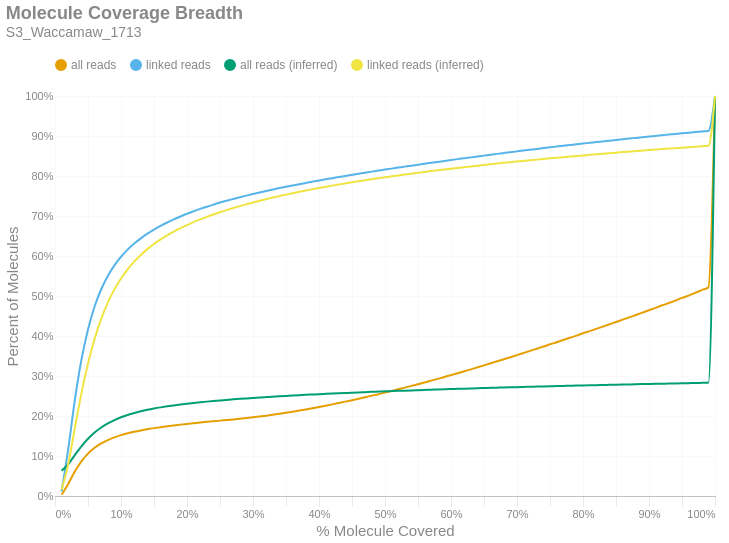

Notebook cell for this chart:
### Markdown cell above
### Molecule Read Coverage
This chart shows molecule coverage breadth as computed by the number of bases aligned to that molecule. In other words, "*how much of each unique long molecule is actually sequenced/aligned?*" Keep in mind there is a distinction between sequences and alignments, since some sequences belonging to a particular molecule may not align well and wouldn't appear in the alignment data. This chart also shows molecule coverage breadth as computed by the *inferred fragment* from which the aligned sequences originate. Unlike read coverage, this calculation takes into account the total insert size, including unsequenced gaps between the forward and reverse reads. Like the previous figures, these are cumulative percents.

### Code cell
if SKIPLR:
    print_html(f"Skipped")
else:
    binned_df = consolidated_hist(valids['coverage_bp'], mask, 0.01, True)
    binned_df_inf = consolidated_hist(valids['coverage_inserts'], mask, 0.01, True)
    binned_df = binned_df.with_columns(pl.lit(binned_df_inf['all reads (cumsum)']).alias('all reads (inferred)'))
    binned_df = binned_df.with_columns(pl.lit(binned_df_inf['linked reads (cumsum)']).alias('linked reads (inferred)'))
    binned_df = binned_df.with_columns(
        (pl.col('bin').cast(pl.Float64) + 0.01).alias('right_edge')
    )

    with SafeRender(binned_df):
        (
            density_plot(binned_df, 'Molecule Coverage Breadth', samplename, 'molcov', ['all reads (inferred)','linked reads (inferred)'])
            .encode(
                #x=alt.X('bin:Q', title="% Molecule Covered").axis(format = '%').scale(padding=0),
                x=alt.X('right_edge:Q', title="% Molecule Covered").axis(format='%').scale(padding=0),
                y=alt.Y('value:Q', title='Percent of Molecules')
                    .axis(format='%')
                    .stack(False)
                    .scale(domainMin=0, padding=0),
                color=alt.Color("key:N").scale(domain = ["all reads", "linked reads", "all reads (inferred)", "linked reads (inferred)"]),
                tooltip = [
                    alt.Tooltip("key:N", title = "Data Type"),
                    alt.Tooltip("range_label:N", title="% Molecule Covered"),
                    alt.Tooltip("value:Q", format = ".2%", title="% Molecules")
                ]
            )
        ).display()

### Figure 1 — Vega-Lite specification as saved in the notebook (floating-point values rounded to 4 significant figures)
{"width": "container", "height": 400, "config": {"title": {"anchor": "start", "dy": -15, "fontSize": 18, "color": "#888888", "subtitleColor": "#888888", "subtitleFontSize": 14}, "arc": {"fill": "#0072B2"}, "axis": {"domainColor": "#888888", "domainWidth": 0.5, "gridWidth": 0.2, "grid": false, "titleFontWeight": 400, "titleFontSize": 15, "labelFontSize": 11, "labelColor": "#888888", "tickColor": "#888888", "tickWidth": 0.2, "titleColor": "#888888"}, "axisBand": {"grid": false}, "axisX": {"grid": true, "tickSize": 10, "domainCap": "round"}, "axisY": {"domain": false, "grid": true, "tickSize": 0, "domainCap": "round"}, "background": "transparent", "header": {"labelFontSize": 15, "labelColor": "#888888", "titleFontSize": 15, "titleFontWeight": 600, "titleColor": "#888888"}, "legend": {"labelFont": "sans-serif", "labelFontSize": 12, "labelColor": "#888888", "symbolSize": 100, "symbolType": "circle", "titleFontSize": 12, "titlePadding": 10, "titleColor": "#888888", "title": null, "orient": "top"}, "range": {"category": ["#E69F00", "#56B4E9", "#009E73", "#F0E442", "#0072B2", "#D55E00", "#CC79A7", "#000000"], "diverging": ["#cfe8f3", "#a2d4ec", "#73bfe2", "#46abdb", "#1696d2", "#12719e"]}, "area": {"fill": "#0072B2", "fillOpacity": 0.7, "line": true, "strokeOpacity": 0.7}, "line": {"color": "#0072B2", "stroke": "#0072B2", "strokeWidth": 2}, "trail": {"color": "#0072B2", "stroke": "#0072B2", "strokeWidth": 0, "size": 1}, "point": {"filled": true, "fillOpacity": 1.0, "size": 95}, "text": {"color": "#888888", "fontSize": 11, "align": "right", "fontWeight": 400, "size": 11}, "bar": {"fill": "#0072B2", "stroke": null}, "view": {"stroke": null, "continuousWidth": 660, "continuousHeight": 400}}, "data": {"name": "data-0de549351a68acc2e81630494b9413d3"}, "mark": {"type": "line", "interpolate": "monotone", "point": {"opacity": 0, "size": 275}}, "encoding": {"color": {"field": "key", "scale": {"domain": ["all reads", "linked reads", "all reads (inferred)", "linked reads (inferred)"]}, "type": "nominal"}, "tooltip": [{"field": "key", "title": "Data Type", "type": "nominal"}, {"field": "range_label", "title": "% Molecule Covered", "type": "nominal"}, {"field": "value", "format": ".2%", "title": "% Molecules", "type": "quantitative"}], "x": {"axis": {"format": "%"}, "field": "right_edge", "scale": {"padding": 0}, "title": "% Molecule Covered", "type": "quantitative"}, "y": {"axis": {"format": "%"}, "field": "value", "scale": {"domainMin": 0, "padding": 0}, "stack": false, "title": "Percent of Molecules", "type": "quantitative"}}, "params": [{"name": "param_c36ac31b6afebe62", "select": {"type": "point", "fields": ["key"]}, "bind": "legend"}], "title": {"text": "Molecule Coverage Breadth", "subtitle": "S3_Waccamaw_1713"}, "transform": [{"fold": ["all reads (cumsum)", "linked reads (cumsum)", "all reads (inferred)", "linked reads (inferred)"]}, {"calculate": "replace(datum.key, ' (cumsum)', '')", "as": "key"}, {"filter": {"param": "param_c36ac31b6afebe62"}}], "usermeta": {"embedOptions": {"downloadFileName": "S3_Waccamaw_1713.molcov"}}, "$schema": "https://vega.github.io/schema/vega-lite/v6.1.0.json", "datasets": {"data-0de549351a68acc2e81630494b9413d3": [{"bin": "0.0", "interval": "0.0-0.01", "all reads": 0.003085, "linked reads": 0.01119, "all reads (cumsum)": 0.003085, "linked reads (cumsum)": 0.01119, "range_label": "0.0-0.01", "all reads (inferred)": 0.06299, "linked reads (inferred)": 0.01586, "right_edge": 0.01}, {"bin": "0.01", "interval": "0.01-0.02", "all reads": 0.02706, "linked reads": 0.106, "all reads (cumsum)": 0.03015, "linked reads (cumsum)": 0.1172, "range_label": "0.01-0.02", "all reads (inferred)": 0.07936, "linked reads (inferred)": 0.0796, "right_edge": 0.02}, {"bin": "0.02", "interval": "0.02-0.03", "all reads": 0.03094, "linked reads": 0.1222, "all reads (cumsum)": 0.06108, "linked reads (cumsum)": 0.2393, "range_label": "0.02-0.03", "all reads (inferred)": 0.1022, "linked reads (inferred)": 0.1696, "right_edge": 0.03}, {"bin": "0.03", "interval": "0.03-0.04", "all reads": 0.02546, "linked reads": 0.1005, "all reads (cumsum)": 0.08655, "linked reads (cumsum)": 0.3399, "range_label": "0.03-0.04", "all reads (inferred)": 0.1242, "linked reads (inferred)": 0.2566, "right_edge": 0.04}, {"bin": "0.04", "interval": "0.04-0.05", "all reads": 0.01935, "linked reads": 0.07641, "all reads (cumsum)": 0.1059, "linked reads (cumsum)": 0.4163, "range_label": "0.04-0.05", "all reads (inferred)": 0.143, "linked reads (inferred)": 0.3312, "right_edge": 0.05}, {"bin": "0.05", "interval": "0.05-0.06", "all reads": 0.01458, "linked reads": 0.05742, "all reads (cumsum)": 0.1205, "linked reads (cumsum)": 0.4737, "range_label": "0.05-0.06", "all reads (inferred)": 0.1586, "linked reads (inferred)": 0.3927, "right_edge": 0.06}, {"bin": "0.06", "interval": "0.06-0.07", "all reads": 0.01096, "linked reads": 0.04315, "all reads (cumsum)": 0.1314, "linked reads (cumsum)": 0.5168, "range_label": "0.06-0.07", "all reads (inferred)": 0.1712, "linked reads (inferred)": 0.4427, "right_edge": 0.07}, {"bin": "0.07", "interval": "0.07-0.08", "all reads": 0.008431, "linked reads": 0.03312, "all reads (cumsum)": 0.1399, "linked reads (cumsum)": 0.55, "range_label": "0.07-0.08", "all reads (inferred)": 0.1815, "linked reads (inferred)": 0.4833, "right_edge": 0.08}, {"bin": "0.08", "interval": "0.08-0.09", "all reads": 0.006759, "linked reads": 0.02649, "all reads (cumsum)": 0.1466, "linked reads (cumsum)": 0.5765, "range_label": "0.08-0.09", "all reads (inferred)": 0.1899, "linked reads (inferred)": 0.5166, "right_edge": 0.09}, {"bin": "0.09", "interval": "0.09-0.1", "all reads": 0.005544, "linked reads": 0.02167, "all reads (cumsum)": 0.1522, "linked reads (cumsum)": 0.5981, "range_label": "0.09-0.1", "all reads (inferred)": 0.1968, "linked reads (inferred)": 0.5439, "right_edge": 0.1}, {"bin": "0.1", "interval": "0.1-0.11", "all reads": 0.004567, "linked reads": 0.01781, "all reads (cumsum)": 0.1567, "linked reads (cumsum)": 0.6159, "range_label": "0.1-0.11", "all reads (inferred)": 0.2026, "linked reads (inferred)": 0.5667, "right_edge": 0.11}, {"bin": "0.11", "interval": "0.11-0.12", "all reads": 0.0039, "linked reads": 0.01511, "all reads (cumsum)": 0.1606, "linked reads (cumsum)": 0.631, "range_label": "0.11-0.12", "all reads (inferred)": 0.2075, "linked reads (inferred)": 0.5861, "right_edge": 0.12}, {"bin": "0.12", "interval": "0.12-0.13", "all reads": 0.003373, "linked reads": 0.01311, "all reads (cumsum)": 0.164, "linked reads (cumsum)": 0.6442, "range_label": "0.12-0.13", "all reads (inferred)": 0.2117, "linked reads (inferred)": 0.6026, "right_edge": 0.13}, {"bin": "0.13", "interval": "0.13-0.14", "all reads": 0.003002, "linked reads": 0.01159, "all reads (cumsum)": 0.167, "linked reads (cumsum)": 0.6557, "range_label": "0.13-0.14", "all reads (inferred)": 0.2154, "linked reads (inferred)": 0.6172, "right_edge": 0.14}, {"bin": "0.14", "interval": "0.14-0.15", "all reads": 0.002645, "linked reads": 0.01017, "all reads (cumsum)": 0.1697, "linked reads (cumsum)": 0.6659, "range_label": "0.14-0.15", "all reads (inferred)": 0.2187, "linked reads (inferred)": 0.6301, "right_edge": 0.15}, {"bin": "0.15", "interval": "0.15-0.16", "all reads": 0.002445, "linked reads": 0.009323, "all reads (cumsum)": 0.1721, "linked reads (cumsum)": 0.6752, "range_label": "0.15-0.16", "all reads (inferred)": 0.2216, "linked reads (inferred)": 0.6415, "right_edge": 0.16}, {"bin": "0.16", "interval": "0.16-0.17", "all reads": 0.00224, "linked reads": 0.008478, "all reads (cumsum)": 0.1743, "linked reads (cumsum)": 0.6837, "range_label": "0.16-0.17", "all reads (inferred)": 0.2242, "linked reads (inferred)": 0.6516, "right_edge": 0.17}, {"bin": "0.17", "interval": "0.17-0.18", "all reads": 0.002118, "linked reads": 0.007883, "all reads (cumsum)": 0.1765, "linked reads (cumsum)": 0.6916, "range_label": "0.17-0.18", "all reads (inferred)": 0.2265, "linked reads (inferred)": 0.661, "right_edge": 0.18}, {"bin": "0.18", "interval": "0.18-0.19", "all reads": 0.001959, "linked reads": 0.007216, "all reads (cumsum)": 0.1784, "linked reads (cumsum)": 0.6988, "range_label": "0.18-0.19", "all reads (inferred)": 0.2287, "linked reads (inferred)": 0.6694, "right_edge": 0.19}, {"bin": "0.19", "interval": "0.19-0.2", "all reads": 0.001845, "linked reads": 0.006723, "all reads (cumsum)": 0.1803, "linked reads (cumsum)": 0.7055, "range_label": "0.19-0.2", "all reads (inferred)": 0.2307, "linked reads (inferred)": 0.6773, "right_edge": 0.2}, {"bin": "0.2", "interval": "0.2-0.21", "all reads": 0.001734, "linked reads": 0.006208, "all reads (cumsum)": 0.182, "linked reads (cumsum)": 0.7117, "range_label": "0.2-0.21", "all reads (inferred)": 0.2326, "linked reads (inferred)": 0.6847, "right_edge": 0.21}, {"bin": "0.21", "interval": "0.21-0.22", "all reads": 0.0017, "linked reads": 0.005944, "all reads (cumsum)": 0.1837, "linked reads (cumsum)": 0.7177, "range_label": "0.21-0.22", "all reads (inferred)": 0.2343, "linked reads (inferred)": 0.6915, "right_edge": 0.22}, {"bin": "0.22", "interval": "0.22-0.23", "all reads": 0.001628, "linked reads": 0.005582, "all reads (cumsum)": 0.1853, "linked reads (cumsum)": 0.7233, "range_label": "0.22-0.23", "all reads (inferred)": 0.2359, "linked reads (inferred)": 0.6978, "right_edge": 0.23}, {"bin": "0.23", "interval": "0.23-0.24", "all reads": 0.001564, "linked reads": 0.005246, "all reads (cumsum)": 0.1869, "linked reads (cumsum)": 0.7285, "range_label": "0.23-0.24", "all reads (inferred)": 0.2375, "linked reads (inferred)": 0.7038, "right_edge": 0.24}, {"bin": "0.24", "interval": "0.24-0.25", "all reads": 0.001535, "linked reads": 0.005045, "all reads (cumsum)": 0.1884, "linked reads (cumsum)": 0.7336, "range_label": "0.24-0.25", "all reads (inferred)": 0.2389, "linked reads (inferred)": 0.7095, "right_edge": 0.25}, {"bin": "0.25", "interval": "0.25-0.26", "all reads": 0.001469, "linked reads": 0.004595, "all reads (cumsum)": 0.1899, "linked reads (cumsum)": 0.7382, "range_label": "0.25-0.26", "all reads (inferred)": 0.2403, "linked reads (inferred)": 0.7148, "right_edge": 0.26}, {"bin": "0.26", "interval": "0.26-0.27", "all reads": 0.001506, "linked reads": 0.004378, "all reads (cumsum)": 0.1914, "linked reads (cumsum)": 0.7425, "range_label": "0.26-0.27", "all reads (inferred)": 0.2416, "linked reads (inferred)": 0.7199, "right_edge": 0.27}, {"bin": "0.27", "interval": "0.27-0.28", "all reads": 0.001621, "linked reads": 0.004289, "all reads (cumsum)": 0.193, "linked reads (cumsum)": 0.7468, "range_label": "0.27-0.28", "all reads (inferred)": 0.2428, "linked reads (inferred)": 0.7247, "right_edge": 0.28}, {"bin": "0.28", "interval": "0.28-0.29", "all reads": 0.001724, "linked reads": 0.004101, "all reads (cumsum)": 0.1947, "linked reads (cumsum)": 0.7509, "range_label": "0.28-0.29", "all reads (inferred)": 0.244, "linked reads (inferred)": 0.7293, "right_edge": 0.29}, {"bin": "0.29", "interval": "0.29-0.3", "all reads": 0.001907, "linked reads": 0.003975, "all reads (cumsum)": 0.1967, "linked reads (cumsum)": 0.7549, "range_label": "0.29-0.3", "all reads (inferred)": 0.2452, "linked reads (inferred)": 0.7337, "right_edge": 0.3}, {"bin": "0.3", "interval": "0.3-0.31", "all reads": 0.002008, "linked reads": 0.003901, "all reads (cumsum)": 0.1987, "linked reads (cumsum)": 0.7588, "range_label": "0.3-0.31", "all reads (inferred)": 0.2463, "linked reads (inferred)": 0.738, "right_edge": 0.31}, {"bin": "0.31", "interval": "0.31-0.32", "all reads": 0.002186, "linked reads": 0.003747, "all reads (cumsum)": 0.2009, "linked reads (cumsum)": 0.7625, "range_label": "0.31-0.32", "all reads (inferred)": 0.2473, "linked reads (inferred)": 0.742, "right_edge": 0.32}, {"bin": "0.32", "interval": "0.32-0.33", "all reads": 0.00235, "linked reads": 0.003669, "all reads (cumsum)": 0.2032, "linked reads (cumsum)": 0.7662, "range_label": "0.32-0.33", "all reads (inferred)": 0.2483, "linked reads (inferred)": 0.746, "right_edge": 0.33}, {"bin": "0.33", "interval": "0.33-0.34", "all reads": 0.002443, "linked reads": 0.003568, "all reads (cumsum)": 0.2056, "linked reads (cumsum)": 0.7698, "range_label": "0.33-0.34", "all reads (inferred)": 0.2493, "linked reads (inferred)": 0.7498, "right_edge": 0.34}, {"bin": "0.34", "interval": "0.34-0.35", "all reads": 0.002515, "linked reads": 0.003361, "all reads (cumsum)": 0.2082, "linked reads (cumsum)": 0.7731, "range_label": "0.34-0.35", "all reads (inferred)": 0.2503, "linked reads (inferred)": 0.7534, "right_edge": 0.35}, {"bin": "0.35", "interval": "0.35-0.36", "all reads": 0.002666, "linked reads": 0.003259, "all reads (cumsum)": 0.2108, "linked reads (cumsum)": 0.7764, "range_label": "0.35-0.36", "all reads (inferred)": 0.2512, "linked reads (inferred)": 0.757, "right_edge": 0.36}, {"bin": "0.36", "interval": "0.36-0.37", "all reads": 0.002764, "linked reads": 0.003182, "all reads (cumsum)": 0.2136, "linked reads (cumsum)": 0.7796, "range_label": "0.36-0.37", "all reads (inferred)": 0.2521, "linked reads (inferred)": 0.7604, "right_edge": 0.37}, {"bin": "0.37", "interval": "0.37-0.38", "all reads": 0.002889, "linked reads": 0.003127, "all reads (cumsum)": 0.2165, "linked reads (cumsum)": 0.7827, "range_label": "0.37-0.38", "all reads (inferred)": 0.2529, "linked reads (inferred)": 0.7637, "right_edge": 0.38}, {"bin": "0.38", "interval": "0.38-0.39", "all reads": 0.002998, "linked reads": 0.003112, "all reads (cumsum)": 0.2195, "linked reads (cumsum)": 0.7858, "range_label": "0.38-0.39", "all reads (inferred)": 0.2537, "linked reads (inferred)": 0.7668, "right_edge": 0.39}, {"bin": "0.39", "interval": "0.39-0.4", "all reads": 0.00316, "linked reads": 0.003032, "all reads (cumsum)": 0.2226, "linked reads (cumsum)": 0.7889, "range_label": "0.39-0.4", "all reads (inferred)": 0.2546, "linked reads (inferred)": 0.77, "right_edge": 0.4}, {"bin": "0.4", "interval": "0.4-0.41", "all reads": 0.003128, "linked reads": 0.002838, "all reads (cumsum)": 0.2258, "linked reads (cumsum)": 0.7917, "range_label": "0.4-0.41", "all reads (inferred)": 0.2554, "linked reads (inferred)": 0.773, "right_edge": 0.41}, {"bin": "0.41", "interval": "0.41-0.42", "all reads": 0.003313, "linked reads": 0.002875, "all reads (cumsum)": 0.2291, "linked reads (cumsum)": 0.7946, "range_label": "0.41-0.42", "all reads (inferred)": 0.2561, "linked reads (inferred)": 0.7759, "right_edge": 0.42}, {"bin": "0.42", "interval": "0.42-0.43", "all reads": 0.003411, "linked reads": 0.002813, "all reads (cumsum)": 0.2325, "linked reads (cumsum)": 0.7974, "range_label": "0.42-0.43", "all reads (inferred)": 0.2569, "linked reads (inferred)": 0.7787, "right_edge": 0.43}, {"bin": "0.43", "interval": "0.43-0.44", "all reads": 0.003457, "linked reads": 0.002804, "all reads (cumsum)": 0.2359, "linked reads (cumsum)": 0.8002, "range_label": "0.43-0.44", "all reads (inferred)": 0.2576, "linked reads (inferred)": 0.7815, "right_edge": 0.44}, {"bin": "0.44", "interval": "0.44-0.45", "all reads": 0.003609, "linked reads": 0.002731, "all reads (cumsum)": 0.2396, "linked reads (cumsum)": 0.8029, "range_label": "0.44-0.45", "all reads (inferred)": 0.2583, "linked reads (inferred)": 0.7843, "right_edge": 0.45}, {"bin": "0.45", "interval": "0.45-0.46", "all reads": 0.003661, "linked reads": 0.002712, "all reads (cumsum)": 0.2432, "linked reads (cumsum)": 0.8056, "range_label": "0.45-0.46", "all reads (inferred)": 0.259, "linked reads (inferred)": 0.7869, "right_edge": 0.46}, {"bin": "0.46", "interval": "0.46-0.47", "all reads": 0.003721, "linked reads": 0.002658, "all reads (cumsum)": 0.2469, "linked reads (cumsum)": 0.8083, "range_label": "0.46-0.47", "all reads (inferred)": 0.2597, "linked reads (inferred)": 0.7895, "right_edge": 0.47}, {"bin": "0.47", "interval": "0.47-0.48", "all reads": 0.00384, "linked reads": 0.002656, "all reads (cumsum)": 0.2508, "linked reads (cumsum)": 0.8109, "range_label": "0.47-0.48", "all reads (inferred)": 0.2603, "linked reads (inferred)": 0.792, "right_edge": 0.48}, {"bin": "0.48", "interval": "0.48-0.49", "all reads": 0.00377, "linked reads": 0.002547, "all reads (cumsum)": 0.2545, "linked reads (cumsum)": 0.8135, "range_label": "0.48-0.49", "all reads (inferred)": 0.261, "linked reads (inferred)": 0.7944, "right_edge": 0.49}, {"bin": "0.49", "interval": "0.49-0.5", "all reads": 0.004266, "linked reads": 0.002572, "all reads (cumsum)": 0.2588, "linked reads (cumsum)": 0.8161, "range_label": "0.49-0.5", "all reads (inferred)": 0.2616, "linked reads (inferred)": 0.7968, "right_edge": 0.5}, {"bin": "0.5", "interval": "0.5-0.51", "all reads": 0.003706, "linked reads": 0.002398, "all reads (cumsum)": 0.2625, "linked reads (cumsum)": 0.8185, "range_label": "0.5-0.51", "all reads (inferred)": 0.2622, "linked reads (inferred)": 0.7991, "right_edge": 0.51}, {"bin": "0.51", "interval": "0.51-0.52", "all reads": 0.004257, "linked reads": 0.002558, "all reads (cumsum)": 0.2668, "linked reads (cumsum)": 0.821, "range_label": "0.51-0.52", "all reads (inferred)": 0.2628, "linked reads (inferred)": 0.8014, "right_edge": 0.52}, {"bin": "0.52", "interval": "0.52-0.53", "all reads": 0.004141, "linked reads": 0.002442, "all reads (cumsum)": 0.2709, "linked reads (cumsum)": 0.8235, "range_label": "0.52-0.53", "all reads (inferred)": 0.2634, "linked reads (inferred)": 0.8037, "right_edge": 0.53}, {"bin": "0.53", "interval": "0.53-0.54", "all reads": 0.004324, "linked reads": 0.002441, "all reads (cumsum)": 0.2752, "linked reads (cumsum)": 0.8259, "range_label": "0.53-0.54", "all reads (inferred)": 0.264, "linked reads (inferred)": 0.8059, "right_edge": 0.54}, {"bin": "0.54", "interval": "0.54-0.55", "all reads": 0.004261, "linked reads": 0.002368, "all reads (cumsum)": 0.2795, "linked reads (cumsum)": 0.8283, "range_label": "0.54-0.55", "all reads (inferred)": 0.2646, "linked reads (inferred)": 0.8081, "right_edge": 0.55}, {"bin": "0.55", "interval": "0.55-0.56", "all reads": 0.004432, "linked reads": 0.002328, "all reads (cumsum)": 0.2839, "linked reads (cumsum)": 0.8306, "range_label": "0.55-0.56", "all reads (inferred)": 0.2652, "linked reads (inferred)": 0.8102, "right_edge": 0.56}, {"bin": "0.56", "interval": "0.56-0.57", "all reads": 0.00451, "linked reads": 0.002372, "all reads (cumsum)": 0.2884, "linked reads (cumsum)": 0.833, "range_label": "0.56-0.57", "all reads (inferred)": 0.2657, "linked reads (inferred)": 0.8123, "right_edge": 0.57}, {"bin": "0.57", "interval": "0.57-0.58", "all reads": 0.004447, "linked reads": 0.002307, "all reads (cumsum)": 0.2929, "linked reads (cumsum)": 0.8353, "range_label": "0.57-0.58", "all reads (inferred)": 0.2663, "linked reads (inferred)": 0.8143, "right_edge": 0.58}, {"bin": "0.58", "interval": "0.58-0.59", "all reads": 0.004623, "linked reads": 0.002325, "all reads (cumsum)": 0.2975, "linked reads (cumsum)": 0.8376, "range_label": "0.58-0.59", "all reads (inferred)": 0.2668, "linked reads (inferred)": 0.8164, "right_edge": 0.59}, {"bin": "0.59", "interval": "0.59-0.6", "all reads": 0.004774, "linked reads": 0.002316, "all reads (cumsum)": 0.3023, "linked reads (cumsum)": 0.8399, "range_label": "0.59-0.6", "all reads (inferred)": 0.2674, "linked reads (inferred)": 0.8184, "right_edge": 0.6}, {"bin": "0.6", "interval": "0.6-0.61", "all reads": 0.004594, "linked reads": 0.002253, "all reads (cumsum)": 0.3069, "linked reads (cumsum)": 0.8422, "range_label": "0.6-0.61", "all reads (inferred)": 0.2679, "linked reads (inferred)": 0.8203, "right_edge": 0.61}, {"bin": "0.61", "interval": "0.61-0.62", "all reads": 0.004856, "linked reads": 0.002244, "all reads (cumsum)": 0.3117, "linked reads (cumsum)": 0.8444, "range_label": "0.61-0.62", "all reads (inferred)": 0.2684, "linked reads (inferred)": 0.8222, "right_edge": 0.62}, {"bin": "0.62", "interval": "0.62-0.63", "all reads": 0.004847, "linked reads": 0.002168, "all reads (cumsum)": 0.3166, "linked reads (cumsum)": 0.8466, "range_label": "0.62-0.63", "all reads (inferred)": 0.2689, "linked reads (inferred)": 0.824, "right_edge": 0.63}, {"bin": "0.63", "interval": "0.63-0.64", "all reads": 0.004967, "linked reads": 0.002198, "all reads (cumsum)": 0.3215, "linked reads (cumsum)": 0.8488, "range_label": "0.63-0.64", "all reads (inferred)": 0.2694, "linked reads (inferred)": 0.8258, "right_edge": 0.64}, {"bin": "0.64", "interval": "0.64-0.65", "all reads": 0.004988, "linked reads": 0.002171, "all reads (cumsum)": 0.3265, "linked reads (cumsum)": 0.851, "range_label": "0.64-0.65", "all reads (inferred)": 0.2699, "linked reads (inferred)": 0.8276, "right_edge": 0.65}, {"bin": "0.65", "interval": "0.65-0.66", "all reads": 0.005166, "linked reads": 0.002175, "all reads (cumsum)": 0.3317, "linked reads (cumsum)": 0.8531, "range_label": "0.65-0.66", "all reads (inferred)": 0.2703, "linked reads (inferred)": 0.8294, "right_edge": 0.66}, {"bin": "0.66", "interval": "0.66-0.67", "all reads": 0.005002, "linked reads": 0.002165, "all reads (cumsum)": 0.3367, "linked reads (cumsum)": 0.8553, "range_label": "0.66-0.67", "all reads (inferred)": 0.2708, "linked reads (inferred)": 0.8311, "right_edge": 0.67}, {"bin": "0.67", "interval": "0.67-0.68", "all reads": 0.005135, "linked reads": 0.002105, "all reads (cumsum)": 0.3418, "linked reads (cumsum)": 0.8574, "range_label": "0.67-0.68", "all reads (inferred)": 0.2713, "linked reads (inferred)": 0.8329, "right_edge": 0.68}, {"bin": "0.68", "interval": "0.68-0.69", "all reads": 0.00512, "linked reads": 0.002089, "all reads (cumsum)": 0.347, "linked reads (cumsum)": 0.8595, "range_label": "0.68-0.69", "all reads (inferred)": 0.2717, "linked reads (inferred)": 0.8345, "right_edge": 0.69}, {"bin": "0.69", "interval": "0.69-0.7", "all reads": 0.005305, "linked reads": 0.002086, "all reads (cumsum)": 0.3523, "linked reads (cumsum)": 0.8616, "range_label": "0.69-0.7", "all reads (inferred)": 0.2722, "linked reads (inferred)": 0.8361, "right_edge": 0.7}, {"bin": "0.7", "interval": "0.7-0.71", "all reads": 0.005247, "linked reads": 0.002081, "all reads (cumsum)": 0.3575, "linked reads (cumsum)": 0.8637, "range_label": "0.7-0.71", "all reads (inferred)": 0.2726, "linked reads (inferred)": 0.8378, "right_edge": 0.71}, {"bin": "0.71", "interval": "0.71-0.72", "all reads": 0.005306, "linked reads": 0.001982, "all reads (cumsum)": 0.3628, "linked reads (cumsum)": 0.8656, "range_label": "0.71-0.72", "all reads (inferred)": 0.2731, "linked reads (inferred)": 0.8394, "right_edge": 0.72}, {"bin": "0.72", "interval": "0.72-0.73", "all reads": 0.0054, "linked reads": 0.002037, "all reads (cumsum)": 0.3682, "linked reads (cumsum)": 0.8677, "range_label": "0.72-0.73", "all reads (inferred)": 0.2735, "linked reads (inferred)": 0.8409, "right_edge": 0.73}, {"bin": "0.73", "interval": "0.73-0.74", "all reads": 0.005356, "linked reads": 0.00204, "all reads (cumsum)": 0.3736, "linked reads (cumsum)": 0.8697, "range_label": "0.73-0.74", "all reads (inferred)": 0.2739, "linked reads (inferred)": 0.8425, "right_edge": 0.74}, {"bin": "0.74", "interval": "0.74-0.75", "all reads": 0.005642, "linked reads": 0.001997, "all reads (cumsum)": 0.3792, "linked reads (cumsum)": 0.8717, "range_label": "0.74-0.75", "all reads (inferred)": 0.2744, "linked reads (inferred)": 0.8441, "right_edge": 0.75}, {"bin": "0.75", "interval": "0.75-0.76", "all reads": 0.005299, "linked reads": 0.00188, "all reads (cumsum)": 0.3845, "linked reads (cumsum)": 0.8736, "range_label": "0.75-0.76", "all reads (inferred)": 0.2748, "linked reads (inferred)": 0.8456, "right_edge": 0.76}, {"bin": "0.76", "interval": "0.76-0.77", "all reads": 0.005437, "linked reads": 0.001916, "all reads (cumsum)": 0.39, "linked reads (cumsum)": 0.8755, "range_label": "0.76-0.77", "all reads (inferred)": 0.2752, "linked reads (inferred)": 0.8471, "right_edge": 0.77}, {"bin": "0.77", "interval": "0.77-0.78", "all reads": 0.005494, "linked reads": 0.001912, "all reads (cumsum)": 0.3954, "linked reads (cumsum)": 0.8774, "range_label": "0.77-0.78", "all reads (inferred)": 0.2756, "linked reads (inferred)": 0.8486, "right_edge": 0.78}, {"bin": "0.78", "interval": "0.78-0.79", "all reads": 0.005507, "linked reads": 0.001861, "all reads (cumsum)": 0.401, "linked reads (cumsum)": 0.8793, "range_label": "0.78-0.79", "all reads (inferred)": 0.276, "linked reads (inferred)": 0.85, "right_edge": 0.79}, {"bin": "0.79", "interval": "0.79-0.8", "all reads": 0.005848, "linked reads": 0.001905, "all reads (cumsum)": 0.4068, "linked reads (cumsum)": 0.8812, "range_label": "0.79-0.8", "all reads (inferred)": 0.2764, "linked reads (inferred)": 0.8515, "right_edge": 0.8}, {"bin": "0.8", "interval": "0.8-0.81", "all reads": 0.005418, "linked reads": 0.001762, "all reads (cumsum)": 0.4122, "linked reads (cumsum)": 0.8829, "range_label": "0.8-0.81", "all reads (inferred)": 0.2768, "linked reads (inferred)": 0.8528, "right_edge": 0.81}, {"bin": "0.81", "interval": "0.81-0.82", "all reads": 0.005579, "linked reads": 0.001827, "all reads (cumsum)": 0.4178, "linked reads (cumsum)": 0.8848, "range_label": "0.81-0.82", "all reads (inferred)": 0.2772, "linked reads (inferred)": 0.8543, "right_edge": 0.82}, {"bin": "0.82", "interval": "0.82-0.83", "all reads": 0.005739, "linked reads": 0.001765, "all reads (cumsum)": 0.4235, "linked reads (cumsum)": 0.8865, "range_label": "0.82-0.83", "all reads (inferred)": 0.2775, "linked reads (inferred)": 0.8557, "right_edge": 0.83}, {"bin": "0.83", "interval": "0.83-0.84", "all reads": 0.005739, "linked reads": 0.001788, "all reads (cumsum)": 0.4293, "linked reads (cumsum)": 0.8883, "range_label": "0.83-0.84", "all reads (inferred)": 0.2779, "linked reads (inferred)": 0.857, "right_edge": 0.84}, {"bin": "0.84", "interval": "0.84-0.85", "all reads": 0.005695, "linked reads": 0.001747, "all reads (cumsum)": 0.435, "linked reads (cumsum)": 0.8901, "range_label": "0.84-0.85", "all reads (inferred)": 0.2783, "linked reads (inferred)": 0.8584, "right_edge": 0.85}, {"bin": "0.85", "interval": "0.85-0.86", "all reads": 0.005855, "linked reads": 0.00174, "all reads (cumsum)": 0.4408, "linked reads (cumsum)": 0.8918, "range_label": "0.85-0.86", "all reads (inferred)": 0.2787, "linked reads (inferred)": 0.8597, "right_edge": 0.86}, {"bin": "0.86", "interval": "0.86-0.87", "all reads": 0.005785, "linked reads": 0.001736, "all reads (cumsum)": 0.4466, "linked reads (cumsum)": 0.8936, "range_label": "0.86-0.87", "all reads (inferred)": 0.279, "linked reads (inferred)": 0.861, "right_edge": 0.87}, {"bin": "0.87", "interval": "0.87-0.88", "all reads": 0.005918, "linked reads": 0.001689, "all reads (cumsum)": 0.4525, "linked reads (cumsum)": 0.8952, "range_label": "0.87-0.88", "all reads (inferred)": 0.2794, "linked reads (inferred)": 0.8623, "right_edge": 0.88}, {"bin": "0.88", "interval": "0.88-0.89", "all reads": 0.005834, "linked reads": 0.001686, "all reads (cumsum)": 0.4584, "linked reads (cumsum)": 0.8969, "range_label": "0.88-0.89", "all reads (inferred)": 0.2797, "linked reads (inferred)": 0.8636, "right_edge": 0.89}, {"bin": "0.89", "interval": "0.89-0.9", "all reads": 0.006103, "linked reads": 0.001714, "all reads (cumsum)": 0.4645, "linked reads (cumsum)": 0.8986, "range_label": "0.89-0.9", "all reads (inferred)": 0.2801, "linked reads (inferred)": 0.8648, "right_edge": 0.9}, {"bin": "0.9", "interval": "0.9-0.91", "all reads": 0.005717, "linked reads": 0.001619, "all reads (cumsum)": 0.4702, "linked reads (cumsum)": 0.9003, "range_label": "0.9-0.91", "all reads (inferred)": 0.2804, "linked reads (inferred)": 0.866, "right_edge": 0.91}, {"bin": "0.91", "interval": "0.91-0.92", "all reads": 0.006545, "linked reads": 0.00166, "all reads (cumsum)": 0.4767, "linked reads (cumsum)": 0.9019, "range_label": "0.91-0.92", "all reads (inferred)": 0.2808, "linked reads (inferred)": 0.8672, "right_edge": 0.92}, {"bin": "0.92", "interval": "0.92-0.93", "all reads": 0.005646, "linked reads": 0.001589, "all reads (cumsum)": 0.4824, "linked reads (cumsum)": 0.9035, "range_label": "0.92-0.93", "all reads (inferred)": 0.2811, "linked reads (inferred)": 0.8684, "right_edge": 0.93}, {"bin": "0.93", "interval": "0.93-0.94", "all reads": 0.006184, "linked reads": 0.001618, "all reads (cumsum)": 0.4886, "linked reads (cumsum)": 0.9051, "range_label": "0.93-0.94", "all reads (inferred)": 0.2814, "linked reads (inferred)": 0.8696, "right_edge": 0.94}, {"bin": "0.94", "interval": "0.94-0.95", "all reads": 0.006752, "linked reads": 0.001551, "all reads (cumsum)": 0.4953, "linked reads (cumsum)": 0.9067, "range_label": "0.94-0.95", "all reads (inferred)": 0.2818, "linked reads (inferred)": 0.8709, "right_edge": 0.95}, {"bin": "0.95", "interval": "0.95-0.96", "all reads": 0.005687, "linked reads": 0.001501, "all reads (cumsum)": 0.501, "linked reads (cumsum)": 0.9082, "range_label": "0.95-0.96", "all reads (inferred)": 0.2822, "linked reads (inferred)": 0.872, "right_edge": 0.96}, {"bin": "0.96", "interval": "0.96-0.97", "all reads": 0.006626, "linked reads": 0.001562, "all reads (cumsum)": 0.5076, "linked reads (cumsum)": 0.9097, "range_label": "0.96-0.97", "all reads (inferred)": 0.2825, "linked reads (inferred)": 0.8732, "right_edge": 0.97}, {"bin": "0.97", "interval": "0.97-0.98", "all reads": 0.007205, "linked reads": 0.001494, "all reads (cumsum)": 0.5148, "linked reads (cumsum)": 0.9112, "range_label": "0.97-0.98", "all reads (inferred)": 0.2829, "linked reads (inferred)": 0.8746, "right_edge": 0.98}, {"bin": "0.98", "interval": "0.98-0.99", "all reads": 0.006679, "linked reads": 0.00153, "all reads (cumsum)": 0.5215, "linked reads (cumsum)": 0.9128, "range_label": "0.98-0.99", "all reads (inferred)": 0.2833, "linked reads (inferred)": 0.8756, "right_edge": 0.99}, {"bin": "0.99", "interval": "0.99-1.0", "all reads": 0.4785, "linked reads": 0.08724, "all reads (cumsum)": 1.0, "linked reads (cumsum)": 1.0, "range_label": "0.99-1.0", "all reads (inferred)": 1.0, "linked reads (inferred)": 1.0, "right_edge": 1.0}]}}
